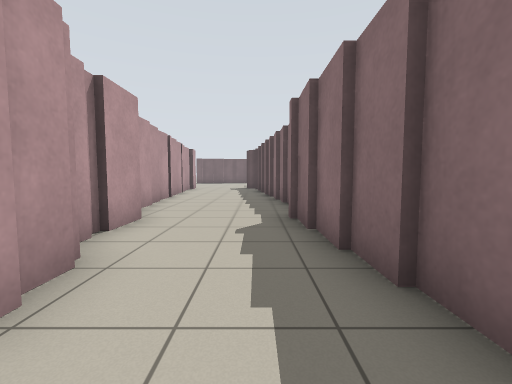
view 1 (above)

18 first-person views from a walk through a world built for the Player/Stage simulator. The camera is 0.94 m above the floor, tilts 4° down and sees 90° across. Floor lines are 1 m apart. The floor is counted in squares, 1 m on a side. Each view is taken from the middle of a square. On the plan, view 1 faces up. The plan holds only what a view shows up to about 10 squares ahead; the rest is blank. Robots are left out.

view 2
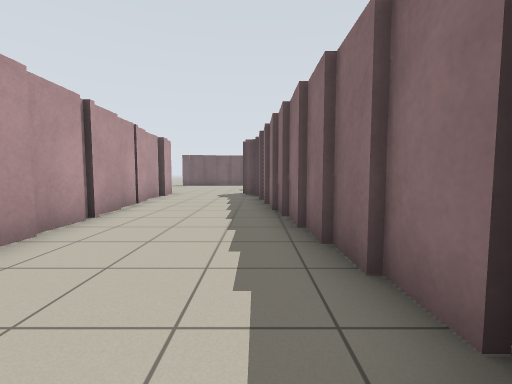

view 3
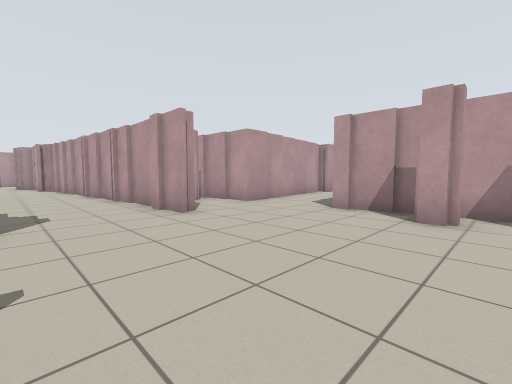

view 4
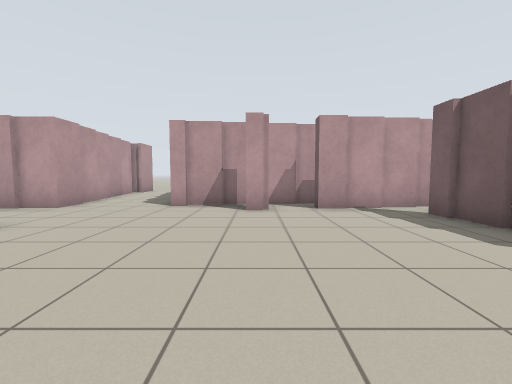

view 5
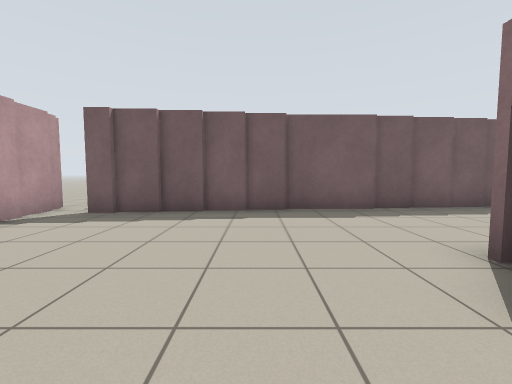

view 6
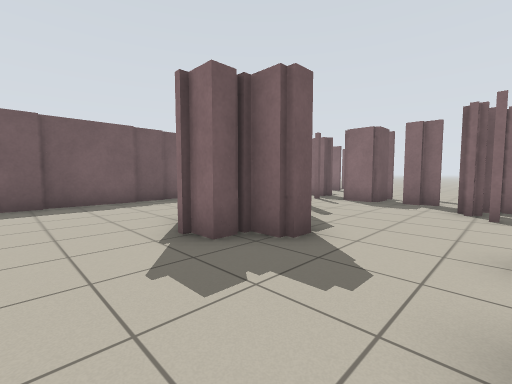

view 7
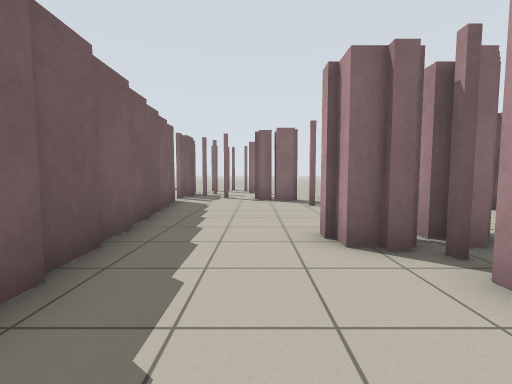

view 8
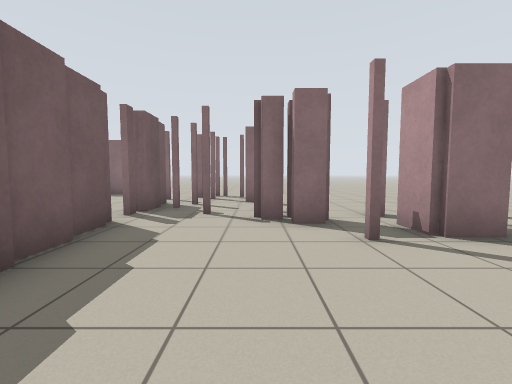

view 9
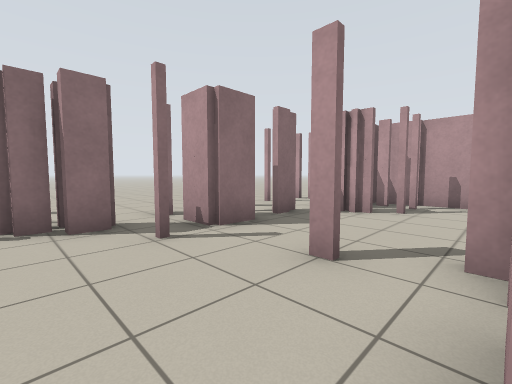

view 10
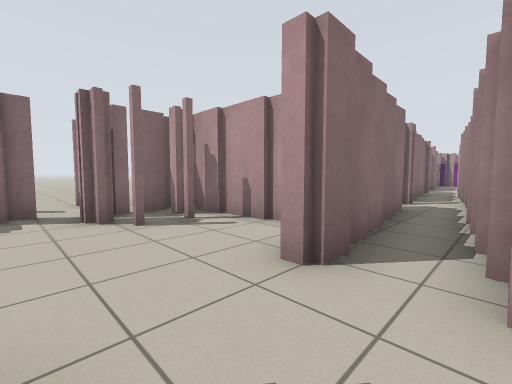

view 11
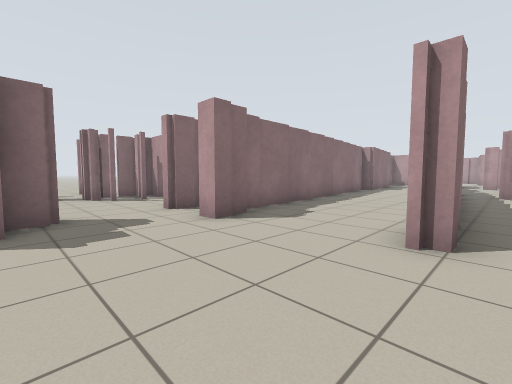

view 12
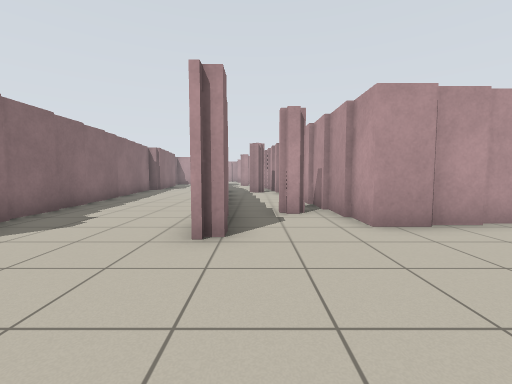

view 13
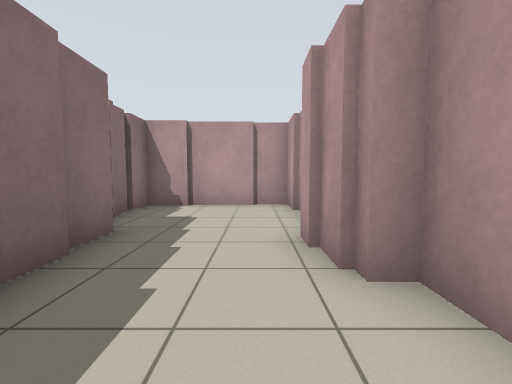

view 14
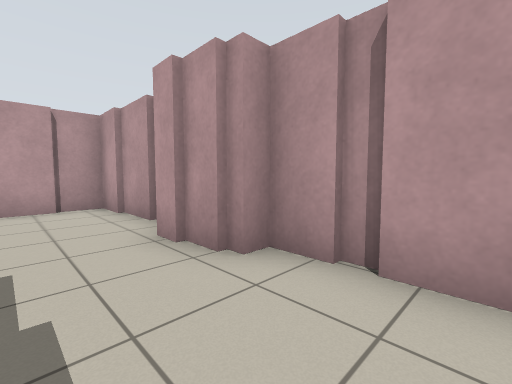

view 15
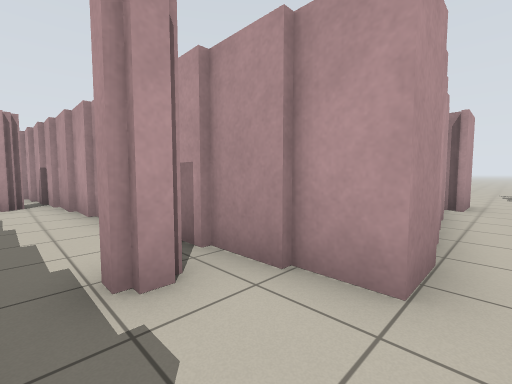

view 16
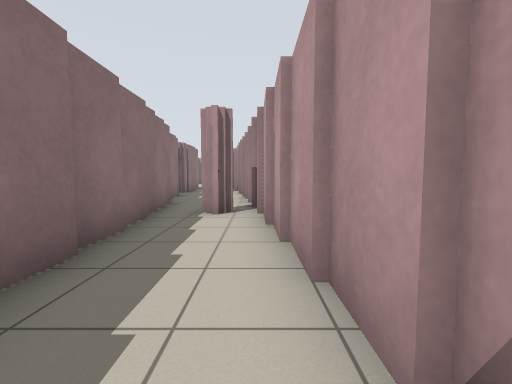

view 17
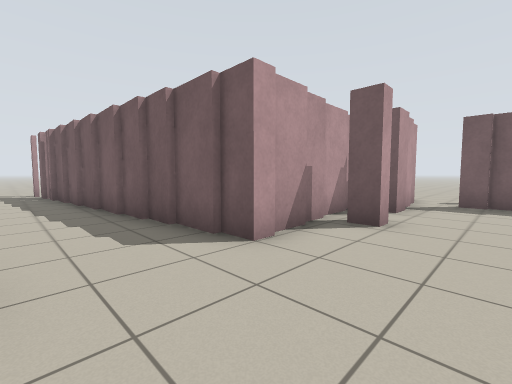

view 18
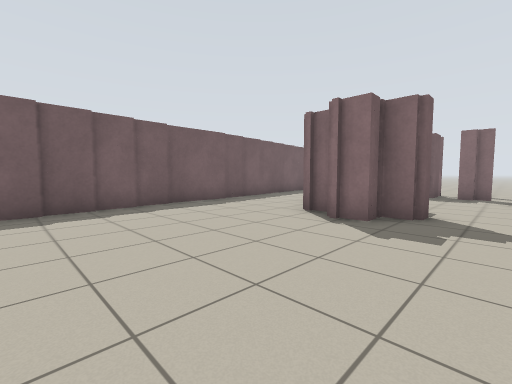

### Floor plan
Key: @ floor where view 1 was taken; # wall or solid block; x gap in a wall; . floor.
Columns run from 18 left of view 1 to 13 right of it. Each row starts with its distance up from view 1.
 29           ..                ..
 28           ...          ###xx##..
 27           #.. ##########....##.#
 26           ##x##................
 25            #...............#..#
 24           ##..............##...
 23           #........###........
 22           ##.......###...###....
 21           #.......###....##.....
 20          ##..............#. ....
 19   ########......................
 18 xx#....................###.....
 17 ..............#...#.#..#####
 16 ....########..#...#.#####
 15            ##.#...#.#
 14            #..#...#.#
 13            #..#...#.#
 12            #..#...##.
 11            #..#....#.
 10            ##.#....#.#
  9             #.#....#.#
  8             ####...#.#
  7             #  #...#
  6             #  #...#
  5             #  #...#
  4             #  #...#
  3                ##..#
  2                 #..##
  1                 #...#
  0                 #.@.#
 -1                 #...#
 -2                 #...#
 -3                 #####

Where each view was taken, in squares from view 1:
view 1: 0 up, 0 right, facing up
view 2: 5 up, 0 right, facing up
view 3: 23 up, 1 left, facing down-left
view 4: 22 up, 0 right, facing left
view 5: 20 up, 2 left, facing up
view 6: 18 up, 2 left, facing up-right
view 7: 25 up, 1 left, facing right
view 8: 25 up, 3 right, facing right
view 9: 25 up, 3 right, facing down-right
view 10: 20 up, 0 right, facing down-right
view 11: 21 up, 5 left, facing down-right
view 12: 21 up, 5 left, facing down
view 13: 5 up, 1 left, facing down
view 14: 5 up, 0 right, facing down-left
view 15: 17 up, 5 left, facing down-left
view 16: 14 up, 6 left, facing down
view 17: 17 up, 5 left, facing up-left
view 18: 19 up, 5 left, facing up-right
